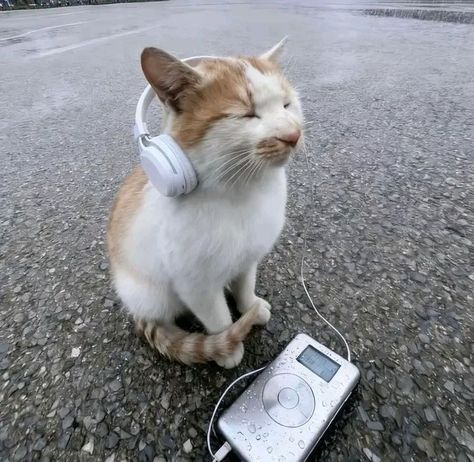
#> input picture images/el_gato.jpg, 474 x 462 px; its folder holds 5 pictures in this run
$ python pixels_rw.py
#> lines starting #> are read from the running program, lines starting #| are printed output that depends on the picture
### images_rw.py
import cv2 as cv
import os

FOLDER = "images"

# [9 lines left out: function read_image, not called in this run]

def write_image(image, name: str):
    path = os.path.join(FOLDER, name)
    cv.imwrite(path, image)

# [3 lines that do not run on import are left out]

### pixels_rw.py
import cv2 as cv
import matplotlib.pyplot as plt
import os

from images_rw import write_image

IMAGE_DIR = 'images'

def readnwrite_single(path: str):
    image = os.path.join(IMAGE_DIR, path)
    img = cv.imread(image)

    if img is None:
        raise ValueError(f"Could not read image from {image}")

    imgRGB = cv.cvtColor(img, cv.COLOR_BGR2RGB)

    eyeArea = imgRGB[50, 28]
    imgRGB[50, 28] = [255, 255, 255]

    debug = 1

    plt.figure()
    plt.imshow(imgRGB)
    plt.show()

def readnwrite_region(path: str):
#> called with path = 'el_gato.jpg'
    image = os.path.join(IMAGE_DIR, path)
    img = cv.imread(image)
#> img is the input picture: shape (462, 474, 3); mean B, G, R 140.7, 136.7, 135.5

    if img is None:
        raise ValueError(f"Could not read image from {image}")

    imgRGB = cv.cvtColor(img, cv.COLOR_BGR2RGB)
    earRegion = imgRGB[40:100,135:200]
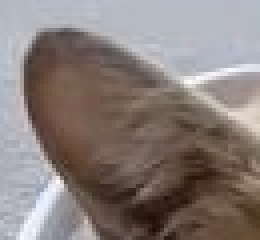
#> earRegion: shape (60, 65, 3) (shown 4 times larger); mean R, G, B 135.8, 125.5, 122.3

    debug = 1

    dy = 100-40
    dx = 200-135

    startX = 300
    startY = 250

    imgRGB[startY:startY+dy, startX:startX+dx] = earRegion
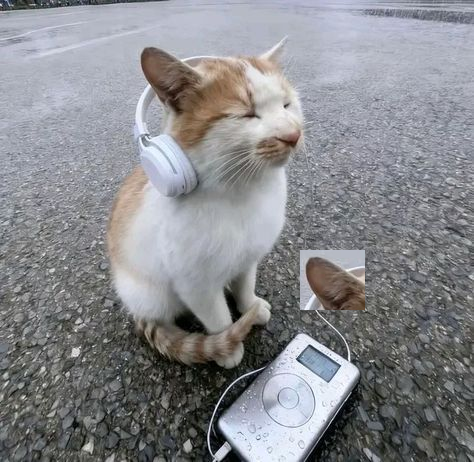
#> imgRGB: shape (462, 474, 3); mean R, G, B 135.9, 136.9, 140.8

    plt.figure()
    plt.imshow(imgRGB)
    plt.show()

    return imgRGB

if __name__ == "__main__":
    # readnwrite_single('test_img.jpg')
    new_img = readnwrite_region('el_gato.jpg')
    write_image(new_img, 'new_el_gato.jpg')
